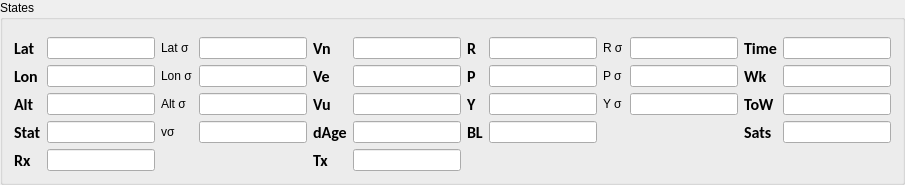
         <widget class="QGroupBox" name="Infos">
          <property name="minimumSize">
           <size>
            <width>500</width>
            <height>141</height>
           </size>
          </property>
          <property name="accessibleName">
           <string>groupInfos</string>
          </property>
          <property name="title">
           <string>States</string>
          </property>
          <layout class="QGridLayout" name="gridLayout">
           <item row="3" column="10">
            <widget class="QLabel" name="label_Y">
             <property name="text">
              <string>Y σ</string>
             </property>
            </widget>
           </item>
           <item row="3" column="13">
            <widget class="QLineEdit" name="lineEdit_sow">
             <property name="readOnly">
              <bool>true</bool>
             </property>
            </widget>
           </item>
           <item row="1" column="12">
            <widget class="QLabel" name="label">
             <property name="font">
              <font>
               <family>Calibri</family>
               <pointsize>12</pointsize>
               <weight>75</weight>
               <bold>true</bold>
              </font>
             </property>
             <property name="text">
              <string>Time</string>
             </property>
            </widget>
           </item>
           <item row="1" column="8">
            <widget class="QLabel" name="label_15">
             <property name="font">
              <font>
               <family>Calibri</family>
               <pointsize>12</pointsize>
               <weight>75</weight>
               <bold>true</bold>
              </font>
             </property>
             <property name="text">
              <string>R</string>
             </property>
            </widget>
           </item>
           <item row="2" column="5">
            <widget class="QLabel" name="label_11">
             <property name="font">
              <font>
               <family>Calibri</family>
               <pointsize>12</pointsize>
               <weight>75</weight>
               <bold>true</bold>
              </font>
             </property>
             <property name="text">
              <string>Ve</string>
             </property>
            </widget>
           </item>
           <item row="1" column="13">
            <widget class="QLineEdit" name="lineEdit_time">
             <property name="readOnly">
              <bool>true</bool>
             </property>
            </widget>
           </item>
           <item row="3" column="8">
            <widget class="QLabel" name="label_9">
             <property name="font">
              <font>
               <family>Calibri</family>
               <pointsize>12</pointsize>
               <weight>75</weight>
               <bold>true</bold>
              </font>
             </property>
             <property name="text">
              <string>Y</string>
             </property>
            </widget>
           </item>
           <item row="4" column="9">
            <widget class="QLineEdit" name="lineEdit_bl">
             <property name="toolTip">
              <string>base line</string>
             </property>
             <property name="alignment">
              <set>Qt::AlignRight|Qt::AlignTrailing|Qt::AlignVCenter</set>
             </property>
             <property name="readOnly">
              <bool>true</bool>
             </property>
            </widget>
           </item>
           <item row="3" column="2">
            <widget class="QLineEdit" name="lineEdit_rovhgt">
             <property name="layoutDirection">
              <enum>Qt::RightToLeft</enum>
             </property>
             <property name="alignment">
              <set>Qt::AlignRight|Qt::AlignTrailing|Qt::AlignVCenter</set>
             </property>
             <property name="readOnly">
              <bool>true</bool>
             </property>
            </widget>
           </item>
           <item row="1" column="6">
            <widget class="QLineEdit" name="lineEdit_vn">
             <property name="alignment">
              <set>Qt::AlignRight|Qt::AlignTrailing|Qt::AlignVCenter</set>
             </property>
             <property name="readOnly">
              <bool>true</bool>
             </property>
            </widget>
           </item>
           <item row="3" column="9">
            <widget class="QLineEdit" name="lineEdit_yaw">
             <property name="toolTip">
              <string>yaw(heading) in deg</string>
             </property>
             <property name="alignment">
              <set>Qt::AlignRight|Qt::AlignTrailing|Qt::AlignVCenter</set>
             </property>
             <property name="readOnly">
              <bool>true</bool>
             </property>
            </widget>
           </item>
           <item row="4" column="5">
            <widget class="QLabel" name="label_17">
             <property name="font">
              <font>
               <family>Calibri</family>
               <pointsize>12</pointsize>
               <weight>75</weight>
               <bold>true</bold>
              </font>
             </property>
             <property name="text">
              <string>dAge</string>
             </property>
            </widget>
           </item>
           <item row="1" column="2">
            <widget class="QLineEdit" name="lineEdit_rovlat">
             <property name="layoutDirection">
              <enum>Qt::RightToLeft</enum>
             </property>
             <property name="alignment">
              <set>Qt::AlignRight|Qt::AlignTrailing|Qt::AlignVCenter</set>
             </property>
             <property name="readOnly">
              <bool>true</bool>
             </property>
            </widget>
           </item>
           <item row="3" column="0">
            <widget class="QLabel" name="label_7">
             <property name="font">
              <font>
               <family>Calibri</family>
               <pointsize>12</pointsize>
               <weight>75</weight>
               <bold>true</bold>
              </font>
             </property>
             <property name="text">
              <string>Alt</string>
             </property>
            </widget>
           </item>
           <item row="1" column="0">
            <widget class="QLabel" name="label_13">
             <property name="font">
              <font>
               <family>Calibri</family>
               <pointsize>12</pointsize>
               <weight>75</weight>
               <bold>true</bold>
              </font>
             </property>
             <property name="text">
              <string>Lat</string>
             </property>
            </widget>
           </item>
           <item row="4" column="2">
            <widget class="QLineEdit" name="lineEdit_solstat">
             <property name="toolTip">
              <string>solution state</string>
             </property>
             <property name="layoutDirection">
              <enum>Qt::RightToLeft</enum>
             </property>
             <property name="alignment">
              <set>Qt::AlignRight|Qt::AlignTrailing|Qt::AlignVCenter</set>
             </property>
             <property name="readOnly">
              <bool>true</bool>
             </property>
            </widget>
           </item>
           <item row="3" column="4">
            <widget class="QLineEdit" name="alt_std"/>
           </item>
           <item row="2" column="11">
            <widget class="QLineEdit" name="p_std"/>
           </item>
           <item row="4" column="12">
            <widget class="QLabel" name="label_4">
             <property name="font">
              <font>
               <family>Calibri</family>
               <pointsize>12</pointsize>
               <weight>75</weight>
               <bold>true</bold>
              </font>
             </property>
             <property name="text">
              <string>Sats</string>
             </property>
            </widget>
           </item>
           <item row="4" column="4">
            <widget class="QLineEdit" name="v_std"/>
           </item>
           <item row="2" column="13">
            <widget class="QLineEdit" name="lineEdit_wk">
             <property name="readOnly">
              <bool>true</bool>
             </property>
            </widget>
           </item>
           <item row="2" column="8">
            <widget class="QLabel" name="label_12">
             <property name="font">
              <font>
               <family>Calibri</family>
               <pointsize>12</pointsize>
               <weight>75</weight>
               <bold>true</bold>
              </font>
             </property>
             <property name="text">
              <string>P</string>
             </property>
            </widget>
           </item>
           <item row="5" column="6">
            <widget class="QLineEdit" name="lineEdit_srx">
             <property name="autoFillBackground">
              <bool>false</bool>
             </property>
             <property name="readOnly">
              <bool>true</bool>
             </property>
            </widget>
           </item>
           <item row="3" column="12">
            <widget class="QLabel" name="label_3">
             <property name="font">
              <font>
               <family>Calibri</family>
               <pointsize>12</pointsize>
               <weight>75</weight>
               <bold>true</bold>
              </font>
             </property>
             <property name="text">
              <string>ToW</string>
             </property>
            </widget>
           </item>
           <item row="4" column="13">
            <widget class="QLineEdit" name="lineEdit_sats">
             <property name="readOnly">
              <bool>true</bool>
             </property>
            </widget>
           </item>
           <item row="4" column="8">
            <widget class="QLabel" name="label_18">
             <property name="font">
              <font>
               <family>Calibri</family>
               <pointsize>12</pointsize>
               <weight>75</weight>
               <bold>true</bold>
              </font>
             </property>
             <property name="text">
              <string>BL</string>
             </property>
            </widget>
           </item>
           <item row="2" column="6">
            <widget class="QLineEdit" name="lineEdit_ve">
             <property name="alignment">
              <set>Qt::AlignRight|Qt::AlignTrailing|Qt::AlignVCenter</set>
             </property>
             <property name="readOnly">
              <bool>true</bool>
             </property>
            </widget>
           </item>
           <item row="1" column="5">
            <widget class="QLabel" name="label_14">
             <property name="font">
              <font>
               <family>Calibri</family>
               <pointsize>12</pointsize>
               <weight>75</weight>
               <bold>true</bold>
              </font>
             </property>
             <property name="text">
              <string>Vn</string>
             </property>
            </widget>
           </item>
           <item row="3" column="5">
            <widget class="QLabel" name="label_8">
             <property name="font">
              <font>
               <family>Calibri</family>
               <pointsize>12</pointsize>
               <weight>75</weight>
               <bold>true</bold>
              </font>
             </property>
             <property name="text">
              <string>Vu</string>
             </property>
            </widget>
           </item>
           <item row="2" column="2">
            <widget class="QLineEdit" name="lineEdit_rovlon">
             <property name="layoutDirection">
              <enum>Qt::RightToLeft</enum>
             </property>
             <property name="alignment">
              <set>Qt::AlignRight|Qt::AlignTrailing|Qt::AlignVCenter</set>
             </property>
             <property name="readOnly">
              <bool>true</bool>
             </property>
            </widget>
           </item>
           <item row="5" column="0">
            <widget class="QLabel" name="label_srx">
             <property name="font">
              <font>
               <family>Calibri</family>
               <pointsize>12</pointsize>
               <weight>75</weight>
               <bold>true</bold>
              </font>
             </property>
             <property name="text">
              <string>Rx</string>
             </property>
            </widget>
           </item>
           <item row="2" column="12">
            <widget class="QLabel" name="label_2">
             <property name="font">
              <font>
               <family>Calibri</family>
               <pointsize>12</pointsize>
               <weight>75</weight>
               <bold>true</bold>
              </font>
             </property>
             <property name="text">
              <string>Wk</string>
             </property>
            </widget>
           </item>
           <item row="3" column="6">
            <widget class="QLineEdit" name="lineEdit_vu">
             <property name="alignment">
              <set>Qt::AlignRight|Qt::AlignTrailing|Qt::AlignVCenter</set>
             </property>
             <property name="readOnly">
              <bool>true</bool>
             </property>
            </widget>
           </item>
           <item row="5" column="2">
            <widget class="QLineEdit" name="lineEdit_stx">
             <property name="readOnly">
              <bool>true</bool>
             </property>
            </widget>
           </item>
           <item row="2" column="9">
            <widget class="QLineEdit" name="lineEdit_pitch">
             <property name="toolTip">
              <string>pitch in deg</string>
             </property>
             <property name="alignment">
              <set>Qt::AlignRight|Qt::AlignTrailing|Qt::AlignVCenter</set>
             </property>
             <property name="readOnly">
              <bool>true</bool>
             </property>
            </widget>
           </item>
           <item row="4" column="0">
            <widget class="QLabel" name="label_16">
             <property name="font">
              <font>
               <family>Calibri</family>
               <pointsize>12</pointsize>
               <weight>75</weight>
               <bold>true</bold>
              </font>
             </property>
             <property name="text">
              <string>Stat</string>
             </property>
            </widget>
           </item>
           <item row="2" column="0">
            <widget class="QLabel" name="label_10">
             <property name="font">
              <font>
               <family>Calibri</family>
               <pointsize>12</pointsize>
               <weight>75</weight>
               <bold>true</bold>
              </font>
             </property>
             <property name="text">
              <string>Lon</string>
             </property>
            </widget>
           </item>
           <item row="3" column="11">
            <widget class="QLineEdit" name="y_std"/>
           </item>
           <item row="1" column="10">
            <widget class="QLabel" name="label_R">
             <property name="text">
              <string>R σ</string>
             </property>
            </widget>
           </item>
           <item row="1" column="9">
            <widget class="QLineEdit" name="lineEdit_roll">
             <property name="toolTip">
              <string>roll in deg</string>
             </property>
             <property name="alignment">
              <set>Qt::AlignRight|Qt::AlignTrailing|Qt::AlignVCenter</set>
             </property>
             <property name="readOnly">
              <bool>true</bool>
             </property>
            </widget>
           </item>
           <item row="1" column="11">
            <widget class="QLineEdit" name="r_std"/>
           </item>
           <item row="4" column="6">
            <widget class="QLineEdit" name="lineEdit_dage">
             <property name="toolTip">
              <string>age of difference</string>
             </property>
             <property name="alignment">
              <set>Qt::AlignRight|Qt::AlignTrailing|Qt::AlignVCenter</set>
             </property>
             <property name="readOnly">
              <bool>true</bool>
             </property>
            </widget>
           </item>
           <item row="5" column="5">
            <widget class="QLabel" name="label_stx">
             <property name="font">
              <font>
               <family>Calibri</family>
               <pointsize>12</pointsize>
               <weight>75</weight>
               <bold>true</bold>
              </font>
             </property>
             <property name="text">
              <string>Tx</string>
             </property>
            </widget>
           </item>
           <item row="2" column="10">
            <widget class="QLabel" name="label_P">
             <property name="text">
              <string>P σ</string>
             </property>
            </widget>
           </item>
           <item row="4" column="3">
            <widget class="QLabel" name="label_v_std">
             <property name="text">
              <string>vσ</string>
             </property>
            </widget>
           </item>
           <item row="3" column="3">
            <widget class="QLabel" name="label_alt">
             <property name="text">
              <string>Alt σ</string>
             </property>
            </widget>
           </item>
           <item row="2" column="4">
            <widget class="QLineEdit" name="lon_std"/>
           </item>
           <item row="2" column="3">
            <widget class="QLabel" name="label_lon">
             <property name="text">
              <string>Lon σ</string>
             </property>
            </widget>
           </item>
           <item row="1" column="4">
            <widget class="QLineEdit" name="lat_std"/>
           </item>
           <item row="1" column="3">
            <widget class="QLabel" name="label_lat">
             <property name="text">
              <string>Lat σ</string>
             </property>
            </widget>
           </item>
           <item row="0" column="2">
            <widget class="QWidget" name="widget" native="true"/>
           </item>
          </layout>
         </widget>
